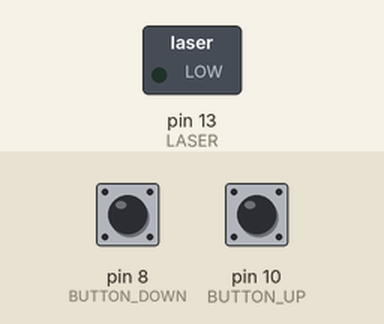
Bench run of a sketch on a simulated Arduino Uno, built with avr-gcc and run on an emulated ATmega328P. Shown: switched loads named in the sketch (green lamp = pin HIGH). The test bench sets the inputs (shaded band); at power-on: pin 10 (BUTTON_UP) HIGH, pin 8 (BUTTON_DOWN) HIGH.

Above: at 1.2 s.
1.3 s: pin 10 (BUTTON_UP) pulled LOW for 0.15 s
At 2.5 s:
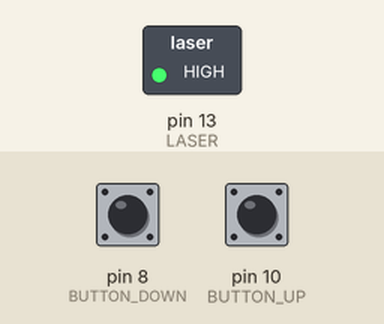
2.9 s: pin 8 (BUTTON_DOWN) pulled LOW for 0.15 s
At 3.8 s:
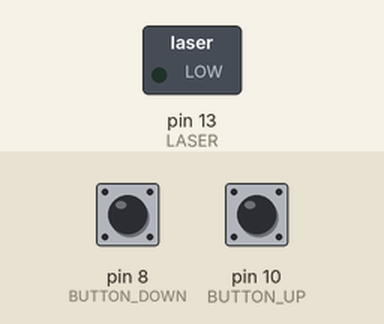
4.5 s: pin 10 (BUTTON_UP) pulled LOW for 1 s
At 5.0 s:
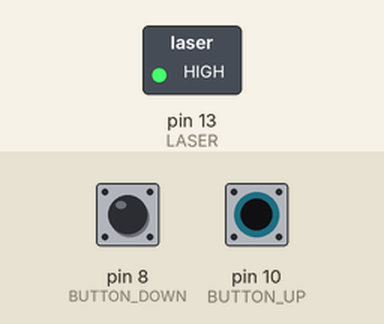
7.0 s: pin 8 (BUTTON_DOWN) driven LOW and pin 10 (BUTTON_UP) driven LOW
At 8.2 s:
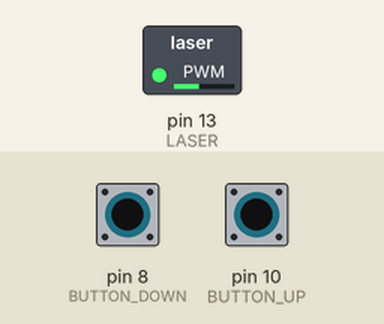
8.5 s: pin 8 (BUTTON_DOWN) driven HIGH
At 9.0 s:
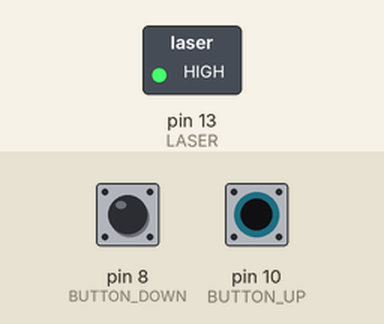
Timing chart, 0 to 11.0 s (numbered marks = the images above; inputs shaded):
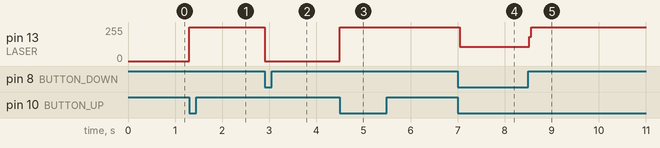

The sketch:

LASER.ino
```cpp
#define LASER 13
#define BUTTON_UP 10
#define BUTTON_CENTER 9
#define BUTTON_DOWN 8
void setup() {
  pinMode(LASER,OUTPUT);
  pinMode(BUTTON_UP,INPUT_PULLUP);
  pinMode(BUTTON_CENTER,INPUT_PULLUP);
  pinMode(BUTTON_DOWN,INPUT_PULLUP);
}

void loop() {
  if(digitalRead(BUTTON_UP)==LOW){
    digitalWrite(LASER,HIGH);
  }
    if(digitalRead(BUTTON_DOWN)==LOW){
    digitalWrite(LASER,LOW);
  }
}
```

Measured:
- after the input at 1.3 s, pin 13 (LASER): 0/255 → 255/255 at once
- after the input at 2.9 s, pin 13 (LASER): 255/255 → 0/255 at once
- after the input at 4.5 s, pin 13 (LASER): 0/255 → 255/255 at once
- after the input at 7.0 s, pin 13 (LASER): 255/255 → 106/255 at once
- after the input at 8.5 s, pin 13 (LASER): 106/255 → 255/255 at once
